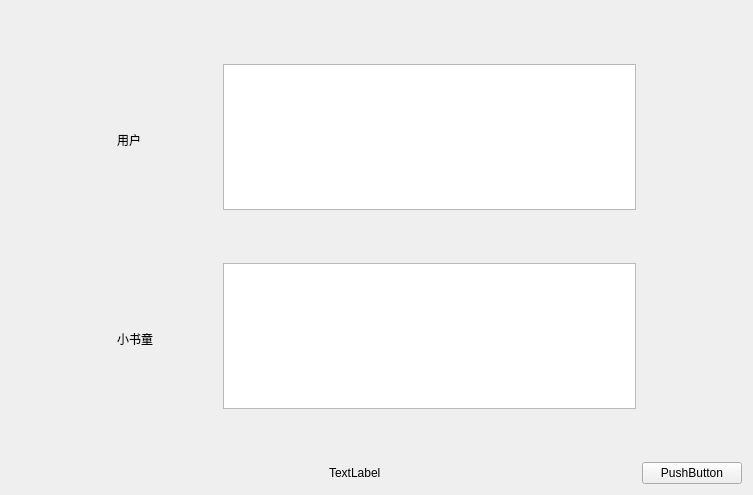
<?xml version="1.0" encoding="UTF-8"?>
<ui version="4.0">
 <class>Form</class>
 <widget class="QWidget" name="Form">
  <property name="geometry">
   <rect>
    <x>0</x>
    <y>0</y>
    <width>753</width>
    <height>495</height>
   </rect>
  </property>
  <property name="windowTitle">
   <string>Scene1</string>
  </property>
  <layout class="QGridLayout" name="gridLayout" rowstretch="1,1,1,1,1,1,1,1,1,1" columnstretch="1,1,1,1,1,1,1">
   <item row="3" column="1" rowspan="3">
    <spacer name="verticalSpacer_2">
     <property name="orientation">
      <enum>Qt::Vertical</enum>
     </property>
     <property name="sizeHint" stdset="0">
      <size>
       <width>20</width>
       <height>40</height>
      </size>
     </property>
    </spacer>
   </item>
   <item row="4" column="2" colspan="4">
    <spacer name="horizontalSpacer_3">
     <property name="orientation">
      <enum>Qt::Horizontal</enum>
     </property>
     <property name="sizeHint" stdset="0">
      <size>
       <width>40</width>
       <height>20</height>
      </size>
     </property>
    </spacer>
   </item>
   <item row="7" column="1" rowspan="2">
    <spacer name="verticalSpacer_22">
     <property name="orientation">
      <enum>Qt::Vertical</enum>
     </property>
     <property name="sizeHint" stdset="0">
      <size>
       <width>20</width>
       <height>40</height>
      </size>
     </property>
    </spacer>
   </item>
   <item row="6" column="1">
    <widget class="QLabel" name="label_2">
     <property name="text">
      <string>小书童</string>
     </property>
    </widget>
   </item>
   <item row="2" column="1">
    <widget class="QLabel" name="label">
     <property name="text">
      <string>用户</string>
     </property>
    </widget>
   </item>
   <item row="1" column="2" rowspan="3" colspan="4">
    <widget class="QTextBrowser" name="textBrowser"/>
   </item>
   <item row="5" column="2" rowspan="3" colspan="4">
    <widget class="QTextBrowser" name="textBrowser_2"/>
   </item>
   <item row="0" column="2" colspan="4">
    <spacer name="horizontalSpacer_2">
     <property name="orientation">
      <enum>Qt::Horizontal</enum>
     </property>
     <property name="sizeHint" stdset="0">
      <size>
       <width>40</width>
       <height>20</height>
      </size>
     </property>
    </spacer>
   </item>
   <item row="9" column="4" colspan="2">
    <spacer name="horizontalSpacer_9">
     <property name="orientation">
      <enum>Qt::Horizontal</enum>
     </property>
     <property name="sizeHint" stdset="0">
      <size>
       <width>40</width>
       <height>20</height>
      </size>
     </property>
    </spacer>
   </item>
   <item row="9" column="0" colspan="3">
    <spacer name="horizontalSpacer">
     <property name="orientation">
      <enum>Qt::Horizontal</enum>
     </property>
     <property name="sizeHint" stdset="0">
      <size>
       <width>40</width>
       <height>20</height>
      </size>
     </property>
    </spacer>
   </item>
   <item row="0" column="6" rowspan="9">
    <spacer name="verticalSpacer_6">
     <property name="orientation">
      <enum>Qt::Vertical</enum>
     </property>
     <property name="sizeHint" stdset="0">
      <size>
       <width>20</width>
       <height>40</height>
      </size>
     </property>
    </spacer>
   </item>
   <item row="0" column="0" rowspan="9">
    <spacer name="verticalSpacer_25">
     <property name="orientation">
      <enum>Qt::Vertical</enum>
     </property>
     <property name="sizeHint" stdset="0">
      <size>
       <width>20</width>
       <height>40</height>
      </size>
     </property>
    </spacer>
   </item>
   <item row="8" column="2" colspan="4">
    <spacer name="horizontalSpacer_4">
     <property name="orientation">
      <enum>Qt::Horizontal</enum>
     </property>
     <property name="sizeHint" stdset="0">
      <size>
       <width>40</width>
       <height>20</height>
      </size>
     </property>
    </spacer>
   </item>
   <item row="9" column="3">
    <widget class="QLabel" name="label_3">
     <property name="text">
      <string>TextLabel</string>
     </property>
    </widget>
   </item>
   <item row="9" column="6">
    <widget class="QPushButton" name="pushButton_2">
     <property name="text">
      <string>PushButton</string>
     </property>
    </widget>
   </item>
   <item row="0" column="1" rowspan="2">
    <spacer name="verticalSpacer_7">
     <property name="orientation">
      <enum>Qt::Vertical</enum>
     </property>
     <property name="sizeHint" stdset="0">
      <size>
       <width>20</width>
       <height>40</height>
      </size>
     </property>
    </spacer>
   </item>
  </layout>
 </widget>
 <resources/>
 <connections/>
</ui>
